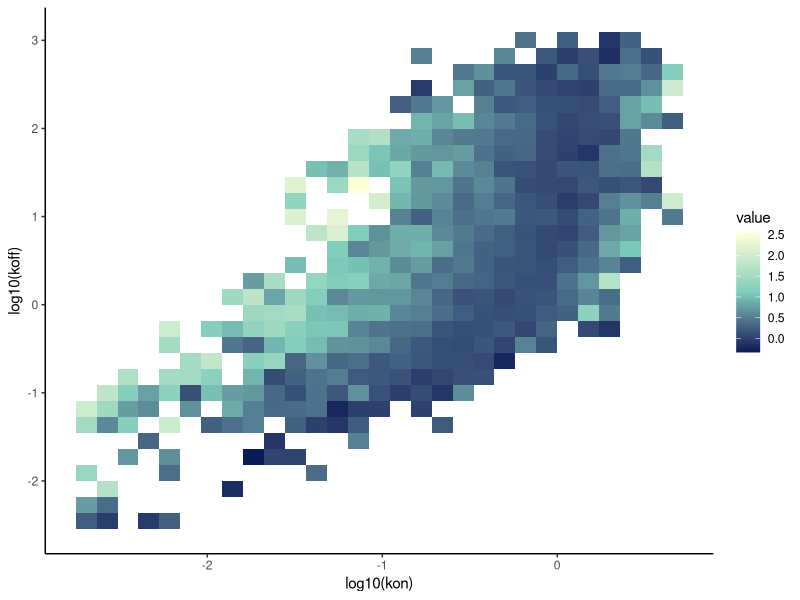
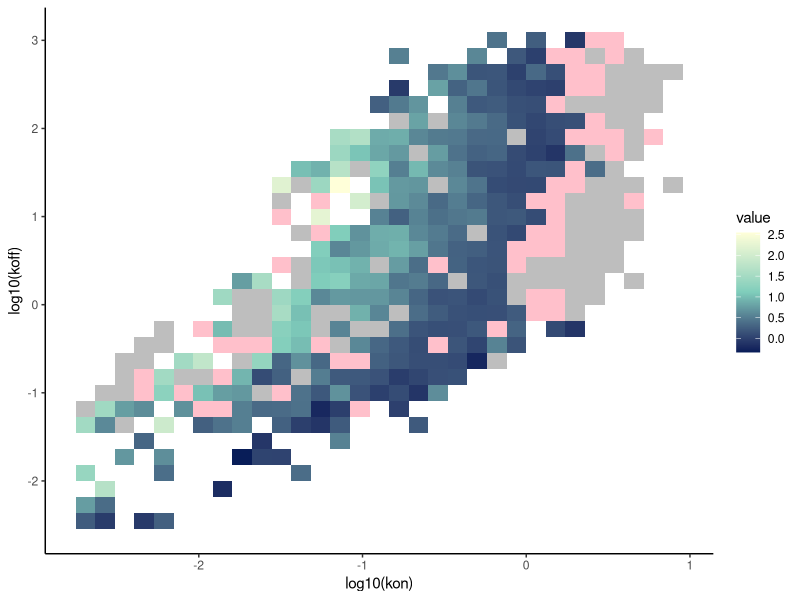
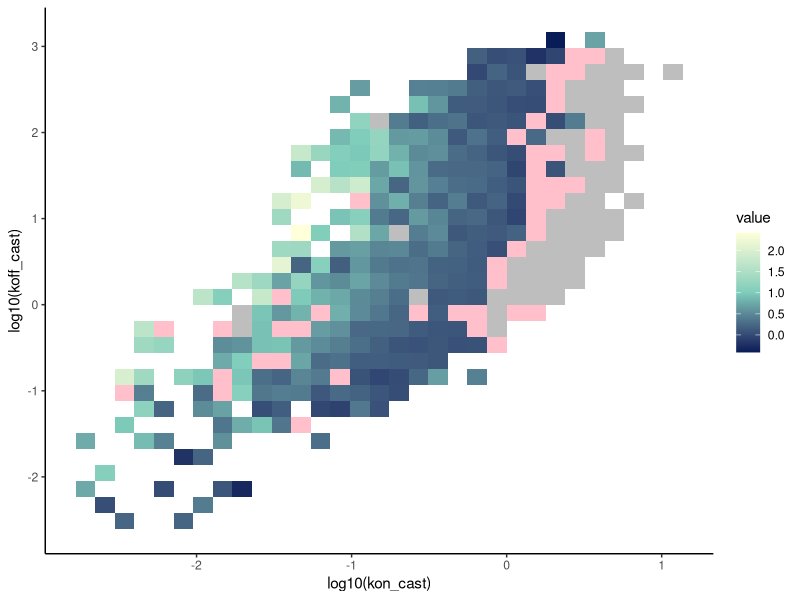

The R source for these figures, in order:
library(tidyverse)
library(RColorBrewer)

library(readr)
save_directory = "./../../../../plots/plots_for_figures/supplemental_figures/"

tiled_plots_esc <- read_delim("tiled plots_esc.txt", 
                              delim = "\t", escape_double = FALSE, 
                              col_types = cols(FullCorr = col_double(), 
                              OR = col_double(), Ubiq = col_double()),
                              trim_ws = TRUE)

cast_k = read_csv('./../../../../extractedData/20210528_for_paper/analysis_of_larsson_2019/41586_2018_836_MOESM5_ESM_CAST.csv',
)
cast_k = cast_k %>% select(c(1,2))

cast_k= cast_k %>% separate(2, into =c('kon_cast', 'koff_cast'), sep = "(?<=\\d) +") %>% separate('kon_cast', into = c(NA, 'kon_cast'), sep = '[[]')
cast_k$kon_cast = as.numeric(cast_k$kon_cast)
cast_k$koff_cast = as.numeric(cast_k$koff_cast)

tiled_plots_esc = tiled_plots_esc %>% left_join(cast_k)

# pdf(file = "~/ESC_point.pdf",   # The directory you want to save the file in
#     width = 20, # The width of the plot in inches
#     height = 20) # The height of the plot in inches
# 
# esc_point <- ggplot(tiled_plots_esc, aes(x = log10(kon), y = log10(koff))) +
#   geom_point(data = subset(subset(tiled_plots_esc, OR > 0), !is.na(OR)), 
#             aes(fill = log(OR)), 
#             alpha = 0.8,
#             width=0.03,
#             height=0.04) +
#   geom_tile(data = subset(subset(tiled_plots_esc, OR > 0), !is.na(OR)), 
#             aes(fill = log(OR)), 
#             alpha = 0.8,
#             width=0.03,
#             height=0.04) +
#   geom_tile(data = subset(tiled_plots_esc, OR == 0),
#             linetype = 0,
#             fill = "pink",
#             alpha = 0.5,
#             width=0.03,
#             height=0.04) +
#   geom_tile(data = subset(tiled_plots_esc, Ubiq==1),
#             linetype = 0,
#             fill = "purple", # subset of 0
#             width=0.05,
#             height=0.07) +
#   geom_tile(data = subset(tiled_plots_esc, is.na(OR)),
#             linetype = 0,
#             fill = "grey",
#             width=0.03,
#             height=0.04) +
#   geom_tile(data = subset(tiled_plots_esc, Zero_Zero==1),
#             linetype = 0,
#             fill = "gold",
#             width=0.05,
#             height=0.07) +
#   geom_tile(data = subset(tiled_plots_esc, FullCorr==1),
#             linetype = 0,
#             fill = "green", # subset of NaN
#             width=0.05,
#             height=0.07) +
#   geom_tile(data = subset(tiled_plots_esc, FullCorr_Ubiq==1),
#             linetype = 0,
#             fill = "red", # subset of 0/0
#             width=0.05,
#             height=0.07) +
#   theme_classic() + scale_fill_gradientn(colours = c("#081d58", "#7fcdbb", "#ffffd9"))
# 
# dev.off()
# 


escHM <- ggplot(tiled_plots_esc, 
                aes(x = log10(kon), y = log10(koff), z = log10(OR))) + 
  stat_summary_2d(data = tiled_plots_esc, 
                  fun = function(x) mean(x)) +
   # stat_summary_2d(data = subset(tiled_plots_esc, OR <= 0),
   #                 fill = "pink",
   #                 alpha = 1,
   #                 aes(z=0)) + # low correlation
  # stat_summary_2d(data = subset(tiled_plots_esc, Ubiq==1),
  #                 fill = "purple",
  #                 aes(z=0)) + # subset of 0
   # stat_summary_2d(data = subset(tiled_plots_esc, is.na(OR)),
   #                 alpha = 1,
   #                 fill = "grey",
   #                 aes(z=0)) + #NaN
  # stat_summary_2d(data = subset(tiled_plots_esc, Zero_Zero==1),
  #                 fill = "gold",
  #                 aes(z=0)) + # 0/0
  # stat_summary_2d(data = subset(tiled_plots_esc, FullCorr==1),
  #                 fill = "green",
  #                 aes(z=0)) + # subset of NaN
  # stat_summary_2d(data = subset(tiled_plots_esc, FullCorr_Ubiq==1),
  #                 fill = "red",
  #                 aes(z=0)) + # subset of 0/0
  theme_classic() + scale_fill_gradientn(colours = c("#081d58", "#7fcdbb", "#ffffd9"))
ggsave(file.path(save_directory, 'escHM_c57_no_NaN.eps'), escHM, width = 10, height = 6)


escHM <- ggplot(tiled_plots_esc, 
                aes(x = log10(kon), y = log10(koff), z = log10(OR))) + 
  stat_summary_2d(data = tiled_plots_esc, 
                  fun = function(x) mean(x)) +
  stat_summary_2d(data = subset(tiled_plots_esc, OR <= 0),
                  fill = "pink",
                  alpha = 1,
                  aes(z=0)) + # low correlation

  stat_summary_2d(data = subset(tiled_plots_esc, is.na(OR)),
                  alpha = 1,
                  fill = "grey",
                  aes(z=0)) + #NaN
theme_classic() + scale_fill_gradientn(colours = c("#081d58", "#7fcdbb", "#ffffd9"))
ggsave(file.path(save_directory, 'escHM_c57.eps'), escHM, width = 10, height = 6)


escHM_cast <- ggplot(tiled_plots_esc, 
                aes(x = log10(kon_cast), y = log10(koff_cast), z = log10(OR))) + 
  stat_summary_2d(data = tiled_plots_esc, 
                  fun = function(x) mean(x)) +
  stat_summary_2d(data = subset(tiled_plots_esc, OR <= 0),
                  fill = "pink",
                  alpha = 1,
                  aes(z=0)) + # low correlation
  # stat_summary_2d(data = subset(tiled_plots_esc, Ubiq==1),
  #                 fill = "purple",
  #                 aes(z=0)) + # subset of 0
  stat_summary_2d(data = subset(tiled_plots_esc, is.na(OR)),
                  alpha = 1,
                  fill = "grey",
                  aes(z=0)) + #NaN
  # stat_summary_2d(data = subset(tiled_plots_esc, Zero_Zero==1),
  #                 fill = "gold",
  #                 aes(z=0)) + # 0/0
  # stat_summary_2d(data = subset(tiled_plots_esc, FullCorr==1),
  #                 fill = "green",
  #                 aes(z=0)) + # subset of NaN
  # stat_summary_2d(data = subset(tiled_plots_esc, FullCorr_Ubiq==1),
  #                 fill = "red",
  #                 aes(z=0)) + # subset of 0/0
  theme_classic() + scale_fill_gradientn(colours = c("#081d58", "#7fcdbb", "#ffffd9"))
ggsave(file.path(save_directory, 'escHM_cast.eps'), escHM_cast, width = 10, height = 6)
